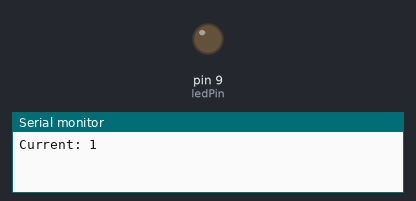
A sketch run on a simulated Arduino Uno, built with avr-gcc and run on an emulated ATmega328P. Parts: output pins drawn as LEDs (lit = HIGH), the last lines printed to the serial monitor.

Above: at 0.3 s.
At 39.7 s:
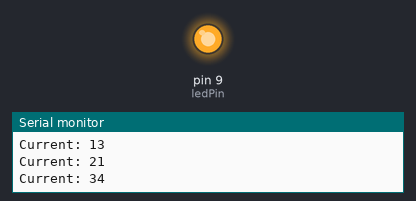
Timing chart, 0 to 40.0 s (numbered marks = the images above):
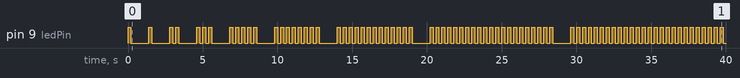

The sketch:

fibonacci-led.ino
```cpp
int ledPin = 9;
int last = 1, j = 1;

void setup(){

  pinMode(ledPin, OUTPUT);

  Serial.begin(9600);
}

void loop() {

  if(j == 1){
    Serial.print("Current: ");
    Serial.println(j);
    digitalWrite(ledPin, HIGH);
    delay(200);
    digitalWrite(ledPin, LOW);
    delay(200);
    delay(1000);
  }

  fibonacci();
  delay(1000);
}

void fibonacci(){

   Serial.print("Current: ");
   Serial.println(j);
   for(int i=1; i<=j; i++){
    digitalWrite(ledPin, HIGH);
    delay(200);
    digitalWrite(ledPin, LOW);
    delay(200);
  }

  int aux = j;
  j = j + last;
  last = aux;

}
```

Measured:
- by itself, pin 9 (ledPin): LOW → HIGH at 0.00 s, → LOW 0.20 s later, → HIGH 1.2 s later, → LOW 0.20 s later, … (160 changes in this stretch)
